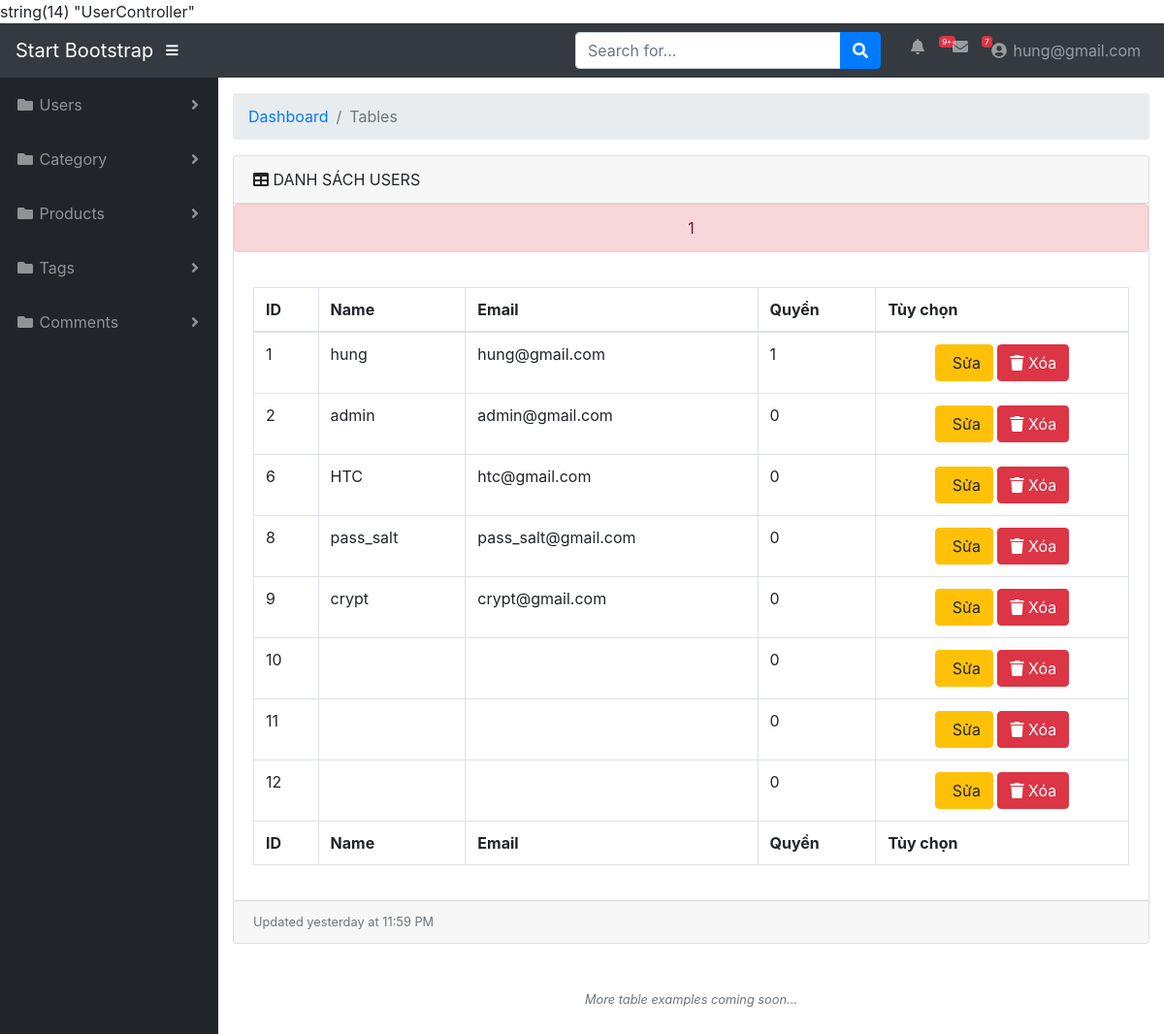
Screenshot of /index?controllers=User&action=index (signed in) with the database file from the repository.
### tables this page shows
CREATE TABLE IF NOT EXISTS `users` (
  `id` int(11) NOT NULL AUTO_INCREMENT,
  `name` varchar(50) NOT NULL,
  `email` varchar(50) NOT NULL,
  `password` varchar(50) NOT NULL,
  `level` int(11) NOT NULL,
  `created_at` timestamp NOT NULL DEFAULT CURRENT_TIMESTAMP,
  `updated_at` timestamp NOT NULL DEFAULT CURRENT_TIMESTAMP,
  PRIMARY KEY (`id`)
);

### controllers/UserController.php (called while the page is built, shortened)
<?php
require_once 'models/UserModel.php';
class UserController{
	public function index(){
		$user = new UserModel();
		$users = $user->index();
		include 'views/admin/user/list.php';
	}
}

### index.php (called while the page is built, shortened)
<?php
include 'Helpers/loadFile.php';
?>

### config/db.php (called while the page is built, shortened)
<?php
class Database{
    private static $dns='mysql:host=localhost;dbname=mvc_project2;charset=utf8';
    private static $username='root';
    private static $password='';
    public $conn = ' ';
    public function connect()
    {
        try {
            $this->conn = new PDO(self::$dns,self::$username,self::$password);
        } catch (PDOException $e) {
            echo "KẾt nối thất bại: " . $e->getMessage();
        }
        return $this->conn;
    }
}
?>

### models/UserModel.php (called while the page is built, shortened)
<?php
require_once 'config/db.php';
class UserModel extends Database{
	function index(){
		$querySelect = $this->conn->prepare("SELECT * FROM users");
		$querySelect->execute();
		$category = $querySelect->fetchAll(PDO::FETCH_ASSOC);
		return $category;
	}
}
?>

### views/admin/user/list.php (the view, shortened to what this page needs)
<?php
include 'views/admin/layout/header.php';
?>
<div id="wrapper">
	<?php
	include 'views/admin/layout/sidebar.php';
	?>
	<div id="content-wrapper">
		<div class="container-fluid">
			<ol class="breadcrumb">
				<li class="breadcrumb-item">
					<a href="#">Dashboard</a>
				</li>
				<li class="breadcrumb-item active">Tables</li>
			</ol>
			<div class="card mb-3">
				<div class="card-header">
					<i class="fas fa-table"></i>
					DANH SÁCH USERS
				</div>
				<?php require_once 'views/admin/message/message.php'; ?>
				<div class="card-body">
					<div class="table-responsive">
						<table class="table table-bordered " id="dataTable" width="100%" cellspacing="0">
							<thead>
								<tr>
									<th>ID</th>
									<th>Name</th>
									<th>Email</th>
									<th>Quyền</th>
									<th>Tùy chọn</th>
								</tr>
							</thead>
							<tfoot>
								<tr>
									<th>ID</th>
									<th>Name</th>
									<th>Email</th>
									<th>Quyền</th>
									<th>Tùy chọn</th>
								</tr>
							</tfoot>
							<tbody>
								<?php foreach ($users as $key => $value): ?>
									<tr>
										<td><?php echo $value['id']; ?></td>
										<td><?php echo $value['name']; ?></td>
										<td><?php echo $value['email']; ?></td>
										<td><?php echo $value['level']; ?></td>
										<td  class="text-center">
											<a href="index?controllers=User&action=edit&id=<?php echo  $value['id']; ?>" class="btn btn-warning"><i class="fa fa-pencil" aria-hidden="true"></i> Sửa</a>
											<a href="index?controllers=User&action=delete&id=<?php echo  $value['id']; ?>" class="btn btn-danger" onclick="return confirm('Bạn có chắc chắn muốn xóa?')"><i class="fa fa-trash" aria-hidden="true"></i> Xóa</a>
										</td>
									</tr>
								<?php endforeach ?>
							</tbody>
						</table>
					</div>
				</div>
				<div class="card-footer small text-muted">Updated yesterday at 11:59 PM</div>
			</div>
			<p class="small text-center text-muted my-5">
				<em>More table examples coming soon...</em>
			</p>
		</div>
</div>
</div>
<?php
include 'views/admin/layout/footer.php';
?>

### rows the page displays
users: id "1", name "hung", email "hung@gmail.com", level "1"
users: id "2", name "admin", email "admin@gmail.com", level "0"
users: id "6", name "HTC", email "htc@gmail.com", level "0"
users: id "8", name "pass_salt", email "pass_salt@gmail.com", level "0"
users: id "9", name "crypt", email "crypt@gmail.com", level "0"
users: id "10", level "0"
users: id "11", level "0"
users: id "12", level "0"

### other values shown
$_SESSION['email'] "hung@gmail.com"
$_SESSION['loged'] "1"
